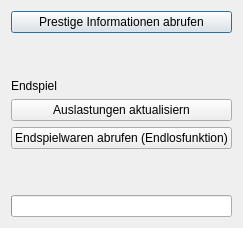
<?xml version="1.0" encoding="UTF-8"?>
<ui version="4.0">
 <class>Dialog</class>
 <widget class="QDialog" name="Dialog">
  <property name="minimumSize">
   <size>
    <width>200</width>
    <height>200</height>
   </size>
  </property>
  <property name="maximumSize">
   <size>
    <width>500</width>
    <height>500</height>
   </size>
  </property>
  <property name="windowTitle">
   <string>Railnation Client</string>
  </property>
  <layout class="QGridLayout" name="gridLayout_2">
   <item row="0" column="0">
    <layout class="QGridLayout" name="gridLayout">
     <property name="sizeConstraint">
      <enum>QLayout::SetMaximumSize</enum>
     </property>
     <item row="0" column="0">
      <widget class="QPushButton" name="btn_prestige">
       <property name="text">
        <string>Prestige Informationen abrufen</string>
       </property>
      </widget>
     </item>
     <item row="1" column="0">
      <spacer name="verticalSpacer">
       <property name="orientation">
        <enum>Qt::Vertical</enum>
       </property>
       <property name="sizeHint" stdset="0">
        <size>
         <width>20</width>
         <height>40</height>
        </size>
       </property>
      </spacer>
     </item>
     <item row="2" column="0">
      <widget class="QLabel" name="label">
       <property name="text">
        <string>Endspiel</string>
       </property>
      </widget>
     </item>
     <item row="3" column="0">
      <widget class="QPushButton" name="btn_loads">
       <property name="text">
        <string>Auslastungen aktualisiern</string>
       </property>
      </widget>
     </item>
     <item row="4" column="0">
      <widget class="QPushButton" name="btn_storage">
       <property name="enabled">
        <bool>true</bool>
       </property>
       <property name="text">
        <string>Endspielwaren abrufen (Endlosfunktion)</string>
       </property>
      </widget>
     </item>
     <item row="5" column="0">
      <spacer name="verticalSpacer_2">
       <property name="orientation">
        <enum>Qt::Vertical</enum>
       </property>
       <property name="sizeHint" stdset="0">
        <size>
         <width>20</width>
         <height>40</height>
        </size>
       </property>
      </spacer>
     </item>
     <item row="6" column="0">
      <widget class="QProgressBar" name="progressBar">
       <property name="value">
        <number>0</number>
       </property>
       <property name="textVisible">
        <bool>false</bool>
       </property>
       <property name="invertedAppearance">
        <bool>false</bool>
       </property>
      </widget>
     </item>
    </layout>
   </item>
  </layout>
 </widget>
 <resources/>
 <connections/>
</ui>
